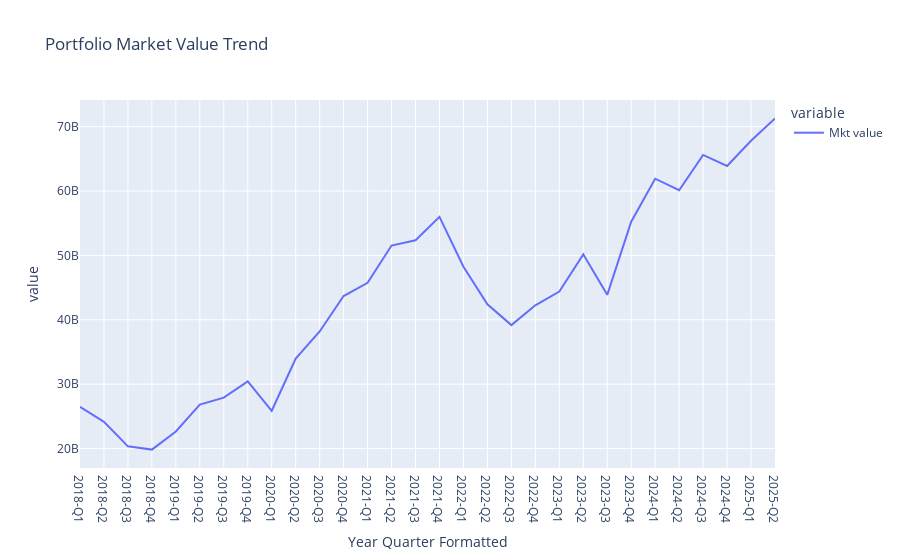

Source (notebook cell):
### Code cell
portfolio_value_df = portfolio_df.groupby('Year Quarter Formatted')['Mkt value'].sum().to_frame()
px.line(portfolio_value_df, title ='Portfolio Market Value Trend')

### Figure 1 — Plotly figure (JSON) as saved in the notebook; plotly's stock layout.template omitted (floating-point values rounded to 4 significant figures)
{"data": [{"hovertemplate": "variable=Mkt value<br>Year Quarter Formatted=%{x}<br>value=%{y}<extra></extra>", "legendgroup": "Mkt value", "line": {"color": "#636efa", "dash": "solid"}, "marker": {"symbol": "circle"}, "mode": "lines", "name": "Mkt value", "orientation": "v", "showlegend": true, "type": "scatter", "x": ["2018-Q1", "2018-Q2", "2018-Q3", "2018-Q4", "2019-Q1", "2019-Q2", "2019-Q3", "2019-Q4", "2020-Q1", "2020-Q2", "2020-Q3", "2020-Q4", "2021-Q1", "2021-Q2", "2021-Q3", "2021-Q4", "2022-Q1", "2022-Q2", "2022-Q3", "2022-Q4", "2023-Q1", "2023-Q2", "2023-Q3", "2023-Q4", "2024-Q1", "2024-Q2", "2024-Q3", "2024-Q4", "2025-Q1", "2025-Q2"], "xaxis": "x", "y": [26490000000.0, 24150000000.0, 20350000000.0, 19840000000.0, 22650000000.0, 26830000000.0, 27900000000.0, 30440000000.0, 25870000000.0, 33970000000.0, 38180000000.0, 43680000000.0, 45740000000.0, 51530000000.0, 52350000000.0, 55990000000.0, 48230000000.0, 42400000000.0, 39170000000.0, 42240000000.0, 44380000000.0, 50160000000.0, 43870000000.0, 55230000000.0, 61910000000.0, 60110000000.0, 65600000000.0, 63880000000.0, 67800000000.0, 71270000000.0], "yaxis": "y"}], "layout": {"legend": {"title": {"text": "variable"}, "tracegroupgap": 0}, "title": {"text": "Portfolio Market Value Trend"}, "xaxis": {"anchor": "y", "domain": [0, 1], "title": {"text": "Year Quarter Formatted"}}, "yaxis": {"anchor": "x", "domain": [0, 1], "title": {"text": "value"}}}}
